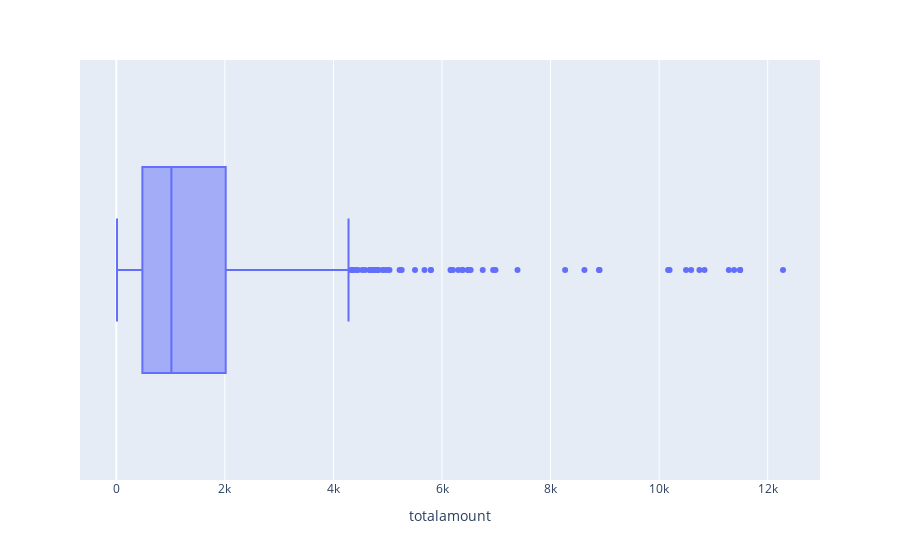

Notebook source saved alongside this figure:
### Markdown cell above
### Boxplot After remove outlier more than 15000 k

### Code cell
# Boxplot to know the 5 number summary
px.box(data_frame=orders,x='totalamount')

### Figure 1 — Plotly figure (JSON) as saved in the notebook; plotly's stock layout.template omitted (floating-point values rounded to 4 significant figures; data arrays with more than 128 entries replaced by an {"elided": "..."} marker saying what was removed)
{"data": [{"alignmentgroup": "True", "hovertemplate": "totalamount=%{x}<extra></extra>", "legendgroup": "", "marker": {"color": "#636efa"}, "name": "", "notched": false, "offsetgroup": "", "orientation": "h", "showlegend": false, "type": "box", "x": {"elided": "827 float values"}, "x0": " ", "xaxis": "x", "y0": " ", "yaxis": "y"}], "layout": {"boxmode": "group", "legend": {"tracegroupgap": 0}, "margin": {"t": 60}, "xaxis": {"anchor": "y", "domain": [0, 1], "title": {"text": "totalamount"}}, "yaxis": {"anchor": "x", "domain": [0, 1]}}}
